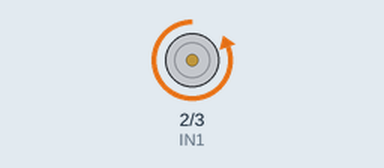
Bench run of a sketch on a simulated Arduino Uno, built with avr-gcc and run on an emulated ATmega328P. On the bench: motor-driver pin pairs drawn as motors (green arrow = first pin HIGH = forward, orange = second pin HIGH = backward, longer = more drive, scaled by the enable pin).

Above: at 1.5 s.
At 6.5 s:
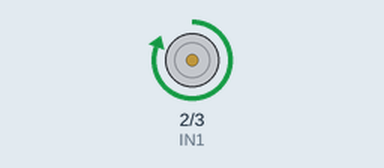
At 9.0 s:
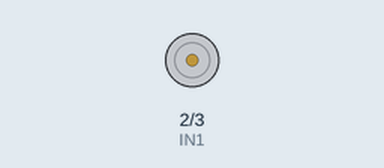
Timing chart, 0 to 13.0 s (numbered marks = the images above):
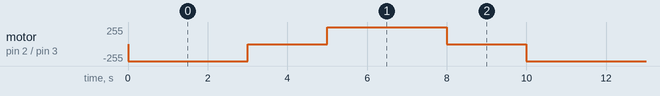

The sketch:

MotoresH.ino
```cpp
/*
  Capitulo 19 de Arduino desde cero en Español.
  Programa que utiliza el modulo controlador de motor L298N para controlar el giro
        de un motor de corriente continua con caja reductora y rueda.

  Autor: bitwiseAr

*/


int IN1 = 2;      // IN1 de L298N a pin digital 2
int IN2 = 3;      // IN2 de L298N a pin digital 3
int ENA = 9;      // ENA de L298N a pin digital 5

void setup(){
  pinMode(IN1, OUTPUT);   // pin 2 como salida
  pinMode(IN2, OUTPUT);   // pin 3 como salida
  pinMode(ENA, OUTPUT);   // pin 5 como salida
}

void loop(){
  digitalWrite(ENA, HIGH);  // habilita motor A (giro en un sentido)
  digitalWrite(IN1, LOW); // IN1 a 0
  digitalWrite(IN2, HIGH);  // IN2 a 1
  delay(3000);      // demora de 3 seg.

  digitalWrite(ENA, LOW); // ENA en 0 para deshabilitar motor
  delay(2000);      // demora de 2 seg.

  digitalWrite(ENA, HIGH);  // habilita motor A (giro en sentido contrario)
  digitalWrite(IN1, HIGH);  // IN1 a 1
  digitalWrite(IN2, LOW); // IN2 a 0
  delay(3000);      // demora de 3 seg

  digitalWrite(ENA, LOW); // ENA en 0 para deshabilitar motor
  delay(2000);      // demora de 2 seg.
}
```

Measured:
- by itself, motor on pin 2 (IN1) / pin 3 (IN2): repeats every 10.0 s: stopped 2.0 s, forward 255/255 3.0 s, stopped 2.0 s, backward 255/255 3.0 s
